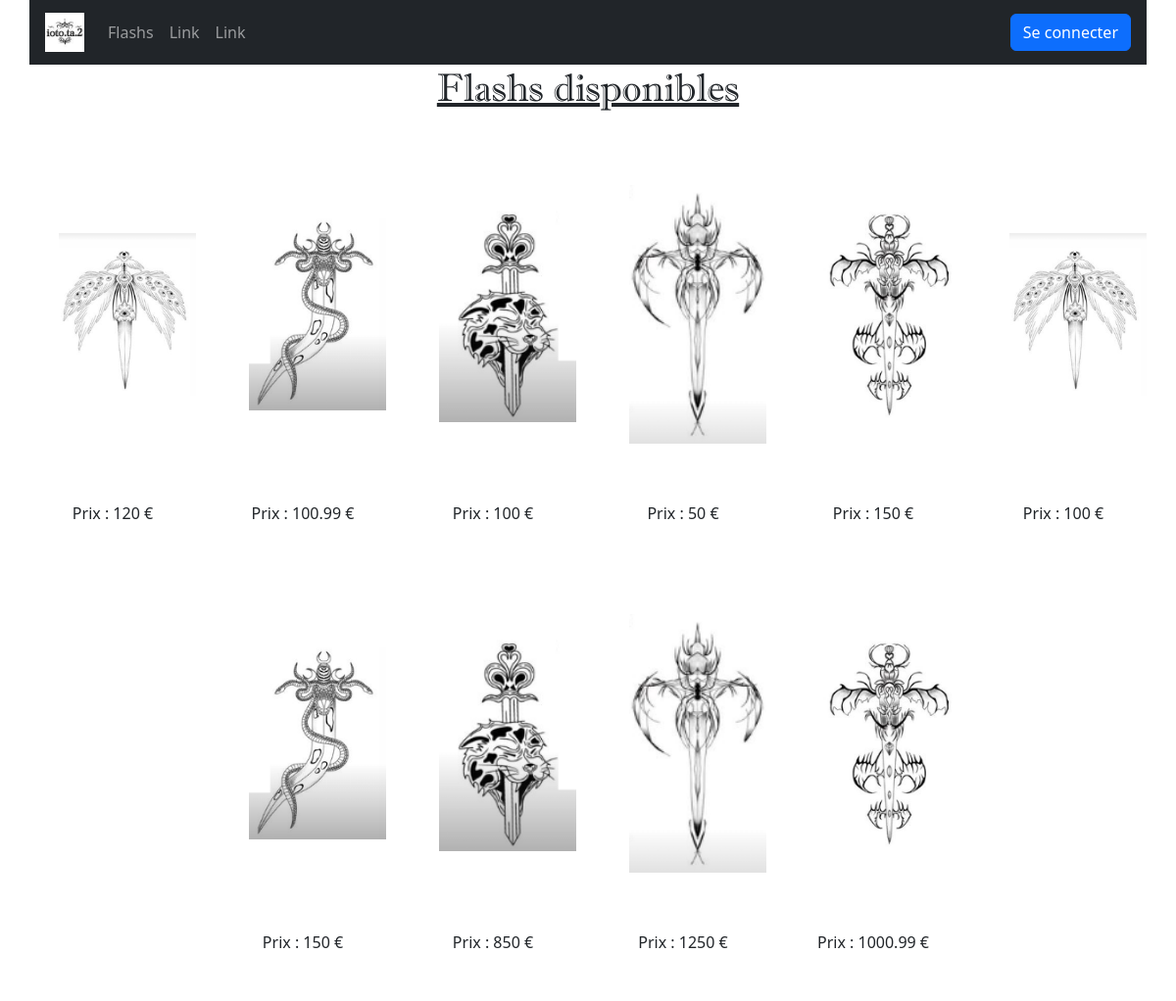
The page /flashs.php on the database its author committed.
### tables this page shows
CREATE TABLE `flashs` (
  `numero` int(11) NOT NULL,
  `nom` varchar(60) NOT NULL,
  `image` varchar(60) NOT NULL,
  `prix` double DEFAULT NULL
);

### flashs.php (the view, shortened to what this page needs)
<!DOCTYPE html>
<html lang="fr">
<head>
    <link href="https://cdn.jsdelivr.net/npm/bootstrap@5.3.2/dist/css/bootstrap.min.css" rel="stylesheet">
    <link rel="stylesheet" href="style.css">
</head>
<body class="test text-center">
    <?php
        include_once("navbar.php");
        require_once('bdd/ioto.php');
        $stmt = $connexion->prepare("SELECT * FROM flashs");
        $stmt->execute();
        echo '<h1 class="text-decoration-underline">Flashs disponibles</h1><br>';
        echo '<div class="row justify-content-center">';
        while($enregistrement = $stmt->fetch(PDO::FETCH_OBJ))
        {
            echo '<div class="col-lg-2 col-md-3 col-sm-4 col-6 mb-3">';
            echo '<div class="card text-center border-0">';
            echo '<img class="card-img-top flashs" src="img/'. $enregistrement->image .'" alt="Image invalide" onclick="agrandirImage(this)">';
            echo '<div class="card-body">';
            echo '<p>Prix : '. $enregistrement->prix .' €</p>';
            echo '</div>';
            echo '</div>';
            echo '</div>';
        }
        echo '</div>';
    ?>
</body>
</html>

### navbar.php (shortened to what this page needs)
<!DOCTYPE html>
<html lang="fr">
<head>
    <link href="https://cdn.jsdelivr.net/npm/bootstrap@5.3.2/dist/css/bootstrap.min.css" rel="stylesheet">
</head>
<body>
    <nav class="navbar navbar-expand-sm navbar-dark bg-dark">
        <div class="container-fluid mx-1">
            <a class="navbar-brand" href="index.php"><img src="img/logo.jpg" alt="Logo" style="width:40px;"
                    lass="rounded-pill"></a>
            <div class="collapse navbar-collapse" id="mynavbar">
                <ul class="navbar-nav me-auto">
                    <li class="nav-item">
                        <a class="nav-link" href="flashs.php">Flashs</a>
                    </li>
                    <li class="nav-item">
                        <a class="nav-link" href="javascript:void(0)">Link</a>
                    </li>
                    <li class="nav-item">
                        <a class="nav-link" href="javascript:void(0)">Link</a>
                    </li>
                </ul>
                <div class="d-flex">
                    <?php
                        if($_SESSION['loggedin'])
                        {
                            echo '<a href="connexion.php" class="btn btn-outline-secondary">Gestion</a>';
                            echo '<form method="post">';
                            echo '<input type="submit" class="btn btn-outline-secondary mx-3" name="deconnexion" value="Déconnexion">';
                            echo '</form>';
                            if(isset($_POST["deconnexion"]))
                            {
                                session_destroy();
                                header("Location: index.php");
                                exit();
                            }
                        }
                        else
                        {
                            echo '<a href="connexion.php" class="btn btn-primary">Se connecter</a>';
                        }
                    ?>
                </div>
            </div>
        </div>
    </nav>
</body>
</html>

### style.css (style rules this page uses)
body { font-family: 'Imprint', sans-serif; }
h1 { font-family: 'Imprint', sans-serif; }
.test { margin-left: 30px; margin-right: 30px; }
.flashs { min-width: 200px; min-height: 350px; max-width: 200px; max-height: 350px; object-fit: contain; padding: 30px; }

### rows shown on the page
flashs: image (picture), prix "120"
flashs: image (picture), prix "100.99"
flashs: image (picture), prix "100"
flashs: image (picture), prix "50"
flashs: image (picture), prix "150"
flashs: image (picture), prix "100"
flashs: image (picture), prix "150"
flashs: image (picture), prix "850"
flashs: image (picture), prix "1250"
flashs: image (picture), prix "1000.99"
